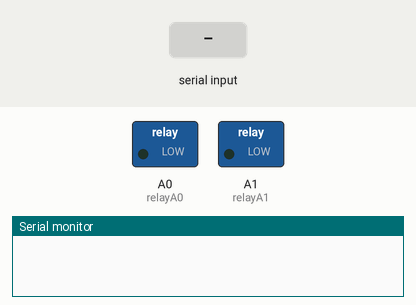
Recording of a sketch running on a simulated Arduino Uno, built with avr-gcc and run on an emulated ATmega328P. Parts: switched loads named in the sketch (green lamp = pin HIGH), the last lines printed to the serial monitor. The inputs (shaded band) are chosen by the test bench.

Above: at 1.2 s.
1.3 s: "1\n" received over Serial
At 2.5 s:
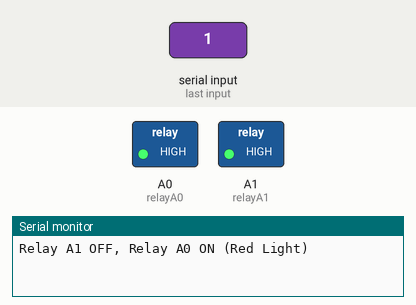
Timing chart, 0 to 4.3 s (numbered marks = the images above; inputs shaded):
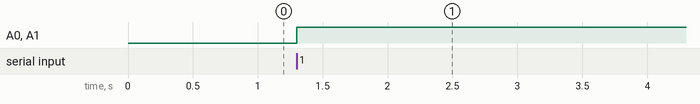

The sketch:

sketch_oct21a.ino
```cpp
int relayA0 = A0;  // 繼電器接在 A0 (常閉)
int relayA1 = A1;  // 繼電器接在 A1 (常開)
int input = 0;     // 用於存儲輸入值
unsigned long previousMillis = 0;  // 記錄時間
const unsigned long interval = 300000;  // 5 分鐘 = 300000 毫秒
bool yellowMode = false;  // 記錄是否進入黃光模式

void setup() {
  // 設置 A0 和 A1 為輸出模式
  pinMode(relayA0, OUTPUT);
  pinMode(relayA1, OUTPUT);

  // 初始化繼電器狀態
  digitalWrite(relayA0, LOW);  // A0 初始為開啟（常閉）
  digitalWrite(relayA1, LOW);  // A1 初始為開啟（常開）

  // 設置序列通訊速率
  Serial.begin(9600);
}

void loop() {
  // 檢查是否有序列資料可讀取
  if (Serial.available() > 0) {
    // 讀取輸入的值
    input = Serial.parseInt();

    // 根據輸入值控制繼電器
    if (input == 1) {
      // 輸入 1 時，關閉 A1，打開 A0 (紅光)
      digitalWrite(relayA1, HIGH);   // 關閉 A1
      digitalWrite(relayA0, HIGH);   // 打開 A0
      Serial.println("Relay A1 OFF, Relay A0 ON (Red Light)");

      // 記錄當前時間
      previousMillis = millis();
      yellowMode = false;  // 重置黃光模式
    }
  }

  // 檢查是否已過了 5 分鐘
  if (!yellowMode && millis() - previousMillis >= interval) {
    // 5 分鐘後，打開 A1，關閉 A0 (黃光)
    digitalWrite(relayA1, LOW);    // 打開 A1
    digitalWrite(relayA0, LOW);    // 關閉 A0
    Serial.println("Relay A1 ON, Relay A0 OFF (Yellow Light)");

    // 設置為黃光模式
    yellowMode = true;
  }
}
```

Measured:
- after the input at 1.3 s, A0 (relayA0), A1 (relayA1): LOW → HIGH at once
